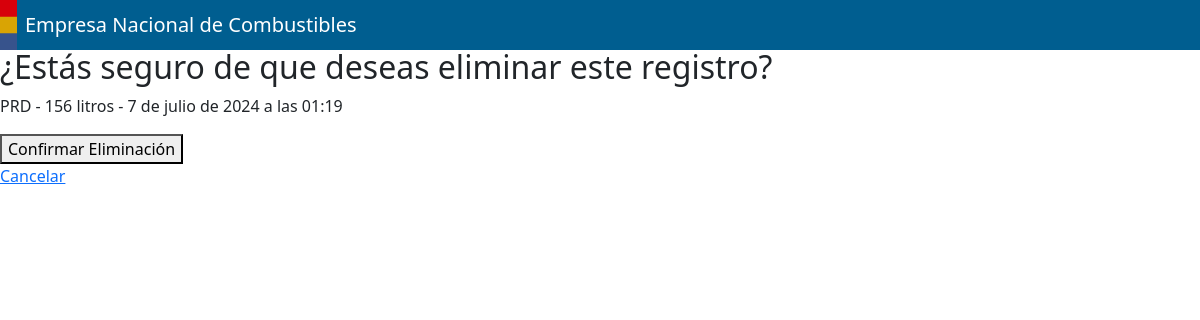
/eliminarRegistro/1/, run on the app's committed database.
### core/models.py (models this page shows, shortened)
class combustible(models.Model):
    codigo = models.ForeignKey(codigoPlanta, on_delete=models.CASCADE)
    producto = models.ForeignKey(producto, on_delete=models.CASCADE)
    litros = models.IntegerField()
    fecha_hora = models.DateTimeField(auto_now_add=True)
    fecha_modificacion = models.DateTimeField(auto_now_add=True)
    usuario_modificador = models.ForeignKey(User, on_delete=models.SET_NULL, null=True, blank=True, related_name='modificaciones')
    eliminado = models.BooleanField(default=False)
    operario = models.ForeignKey(User, on_delete=models.CASCADE)
    turno = models.CharField(
        max_length=2,
        choices=TURNO_CHOICES,
        default='-'
    )

class codigoPlanta(models.Model):
    clave = models.CharField(max_length=3, unique=True)
    descripcion = models.CharField(max_length=100)
    productos = models.ManyToManyField(producto, related_name='codigos')
    def __str__(self):
        return self.clave

### core/views.py (the view)
# urls.py: path('eliminarRegistro/<int:pk>/', views.eliminar_registro, name='eliminar_registro'),
def eliminar_registro(request, pk):
    registro = get_object_or_404(combustible, pk=pk)
    if request.method == 'POST':
        registro.eliminar()  # Llamar al método de eliminación lógica
        registro.fecha_modificacion = timezone.now()
        registro.usuario_modificador = request.user
        registro.save()
        return redirect('listar_registros')
    context = {
        'registro': registro
    }
    return render(request, 'core/eliminarRegistro.html', context)

### core/templates/core/eliminarRegistro.html (shortened to what this page needs)
{% extends 'core/base.html' %}
{% load static %}
{% block content %}
<br><br>
<body>
    <h2>¿Estás seguro de que deseas eliminar este registro?</h2>
    <p>{{ registro.codigo }} - {{ registro.litros }} litros - {{ registro.fecha_hora }}</p>
    <form action="{% url 'eliminar_registro' registro.pk %}" method="post">
        <button type="submit">Confirmar Eliminación</button>
    </form>
    <a href="{% url 'home' %}">Cancelar</a>
</body>
</html>
{% endblock %}

### data on the page
combustible: codigo "PRD", litros "156", fecha_hora "7 de julio de 2024 a las 01:19"
